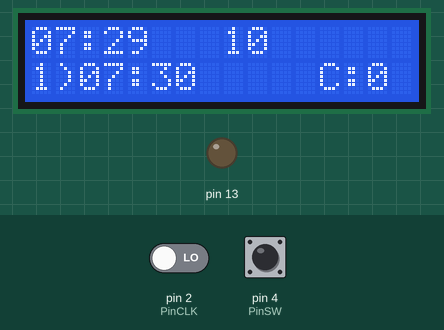
Bench run of a sketch on a simulated Arduino Uno, built with avr-gcc and run on an emulated ATmega328P. Parts: 16×2 character LCD, output pins drawn as LEDs (lit = HIGH). Inputs (shaded band) come from the test bench; at power-on: pin 4 (PinSW) HIGH, pin 2 (PinCLK) LOW.

Above: at 1.2 s.
1.3 s: pin 4 (PinSW) pulled LOW for 3.2 s
At 5.4 s:
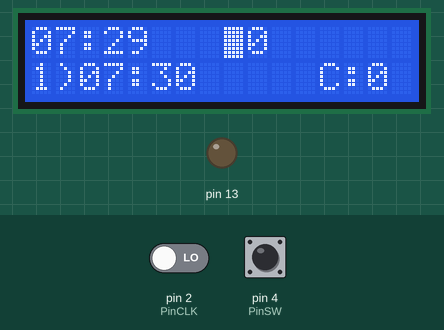
6.0 s: pin 4 (PinSW) pulled LOW for 1 s
At 8.3 s:
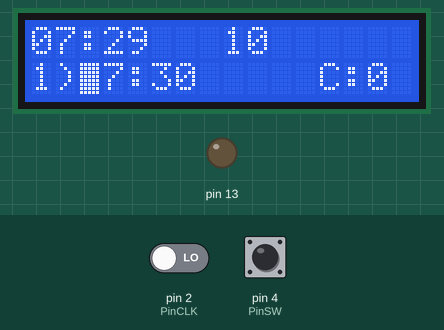
Timing chart, 0 to 9.8 s (numbered marks = the images above; inputs shaded):
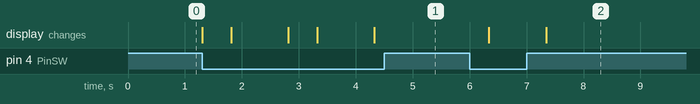

The sketch:

hranilica.ino
```cpp
// include the library code:
#include <TimeLib.h>
#include <LiquidCrystal_I2C.h>
#include <Wire.h>

// initialize the library with the numbers of the interface pins dor the LCD
LiquidCrystal_I2C lcd(0x3F,16,2);


volatile boolean TurnDetected;
volatile boolean up;
const int PinCLK=2;
const int PinDT=3;
const int PinSW=4;
const int buttonPin = A3;
int buttonState = 0;
int feedHour = 07;
int feedMinute = 30;
int feedTimer = 10;

int currentHours;
int currentMinutes;
int currentFeedHours;
int currentFeedMinutes;
int currentTimer;

int motor = 0;

int counter = 0;

// DEFINIRANJE VARIJABLI KOLIKO CE MOTOR BITI UPALJEN
unsigned long currentMillis;
long period = feedTimer * 1000; // VRIJEME BACANJA HRANE

void isr ()  {                    // Interrupt service routine is executed when a HIGH to LOW transition is detected on CLK
 if (digitalRead(PinCLK))         // this keeps an eye out for the rotary encoder being turned regardless of where the program is
   up = digitalRead(PinDT);       // currently exectuting - in other words, during the main loop this ISR will always be active
 else
   up = !digitalRead(PinDT);
 TurnDetected = true;
}


void setup ()  {
  pinMode(13,OUTPUT);
   // set up the LCD's number of columns and rows:
  lcd.init();
  lcd.backlight();
  // setup the Rotary encoder
 pinMode(PinCLK,INPUT);
 pinMode(PinDT,INPUT);
 pinMode(PinSW,INPUT);
 pinMode(buttonPin, INPUT);
 setTime(07, 29, 55, 26, 03, 2018);
 attachInterrupt (0,isr,FALLING);   // interrupt 0 is always connected to pin 2 on Arduino UNO


}

void loop ()  {  //Main program loop - most things in here!
    static long virtualPosition=0;    // without STATIC it does not count correctly!!!
    lcd.setCursor(0, 0);
    printDigits(hour()); //call to print digit function that adds leading zeros that may be missing
    lcd.print(":");
    printDigits(minute());
    lcd.setCursor(0,1);
    lcd.print("1)");
    printDigits(feedHour);
    lcd.print(":");
    printDigits(feedMinute);
    lcd.setCursor(8,0);
    printDigits(feedTimer);
    lcd.setCursor(12,1);
 lcd.print("C:");
 lcd.print(counter);


// MAIN BREAKOUT "IF" SECION BELOW THAT MONITORS THE PUSH BUTTON AND ENTERS PROGRAMMING IF IT'S PUSHED

 if (!(digitalRead(PinSW))) {      // check if pushbutton is pressed
                                   // if YES then enter the programming subroutine
    lcd.blink();   // Turn on the blinking cursor:
    currentHours = hour();  //needed or the hour will be zero each time you change the clock.
       do  {
            lcd.setCursor(0,0);   // put cursor at Time Hour
            delay(500);   // Delay needed or same button press will exit do-while as while is checking for another button push!
            if (TurnDetected)  {        // do this only if rotation was detected
            if (up)
              currentHours = currentHours + 1;
            else
            currentHours = currentHours - 1;
            TurnDetected = false;          // do NOT repeat IF loop until new rotation detected
                               }
            // Here I change the hour of time -

            setTime(currentHours,minute(),0,01,01,2011);
            lcd.setCursor(0, 0);
            printDigits(hour());  // then re-print the hour on the LCD
         } while ((digitalRead(PinSW)));  // do this "do" loop while the PinSW button is NOT pressed
         lcd.noBlink();
         delay(1000);

       //   SET THE MINS

        lcd.blink();   // Turn on the blinking cursor:
       currentMinutes = minute();  //needed or the minute will be zero each time you change the clock.
       do  {
       lcd.setCursor(3,0);   // put cursor at Time Mins
       delay(500);   // Delay needed or same button press will exit do-while as while is checking for another button push!
           if (TurnDetected)  {       // do this only if rotation was detected
            if (up)
              currentMinutes = currentMinutes + 1;
            else
            currentMinutes = currentMinutes - 1;
            TurnDetected = false;          // do NOT repeat IF loop until new rotation detected
                               }
            // Here I change the min of time -

            setTime(hour(),currentMinutes,0,01,01,2011);
            lcd.setCursor(3, 0);
            printDigits(minute());  // then re-print the min on the LCD
         } while ((digitalRead(PinSW)));
         lcd.noBlink();
         delay(1000);

       //   SET THE TIMER

       lcd.blink();   // Turn on the blinking cursor:
       currentTimer = feedTimer;  //needed or the qty will be zero.
       do  {
       lcd.setCursor(8,0);   // put cursor at QTY
       delay(500);   // Delay needed or same button press will exit do-while as while is checking for another button push!
           if (TurnDetected)  {       // do this only if rotation was detected
            if (up)
              currentTimer = currentTimer + 1;
            else
            currentTimer = currentTimer - 1;
            TurnDetected = false;          // do NOT repeat IF loop until new rotation detected
                               }
            // Here I change the feed qty
            feedTimer = currentTimer;
            period = feedTimer * 1000;
            lcd.setCursor(8, 0);
            printDigits(feedTimer);
           } while ((digitalRead(PinSW)));
         lcd.noBlink();
         delay(1000);

     //   SET THE Feed Hour

       lcd.blink();   // Turn on the blinking cursor:
       currentFeedHours = feedHour;  //needed or will be zero to start with.
       do  {
       lcd.setCursor(2,1);   // put cursor at feed1hour
       delay(500);   // Delay needed or same button press will exit do-while as while is checking for another button push!
           if (TurnDetected)  {       // do this only if rotation was detected
            if (up)
              currentFeedHours = currentFeedHours + 1;
            else
            currentFeedHours = currentFeedHours - 1;
            TurnDetected = false;          // do NOT repeat IF loop until new rotation detected
                               }
            // Here I change the feed1 hour
            feedHour = currentFeedHours;
            lcd.setCursor(2,1);
            printDigits(feedHour);
           } while ((digitalRead(PinSW)));
         lcd.noBlink();
         delay(1000);

      //   SET THE Feed Mins

       lcd.blink();   // Turn on the blinking cursor:
       currentFeedMinutes = feedMinute; //needed or will be zero to start with.
       do  {
       lcd.setCursor(5,1);   // put cursor at feed1minute
       delay(500);   // Delay needed or same button press will exit do-while as while is checking for another button push!
           if (TurnDetected)  {       // do this only if rotation was detected
            if (up)
              currentFeedMinutes = currentFeedMinutes + 15;
            else
            currentFeedMinutes = currentFeedMinutes - 15;
            TurnDetected = false;          // do NOT repeat IF loop until new rotation detected
                               }
            // Here I change the feed1 minute
            feedMinute = currentFeedMinutes;
            lcd.setCursor(5,1);
            printDigits(feedMinute);
           } while ((digitalRead(PinSW)));
         lcd.noBlink();
         delay(1000);

  }  // end of main IF rotary encoder push button checker

  if(hour() == feedHour && minute() == feedMinute && second() == 0) {
    motor = 1;
    currentMillis = millis();

  }

  if(motor == 1) {
    if(millis() < currentMillis + period) {
      digitalWrite(13,HIGH);
    } else {
      digitalWrite(13,LOW);
      motor = 0;
      counter = counter + 1;
    }
  }
}   // End of main Loop

void printDigits(int digits){   // utility function for digital clock display: prints leading 0
   if(digits < 10)
    lcd.print('0');
    lcd.print(digits);
 }
```

Measured:
- after the input at 1.3 s, pin 13: stays LOW (without the input it goes to HIGH after 3.8 s); the display: first changes at once (image 1 shows a later state)
- after the input at 6.0 s, the display: first changes after 0.34 s (image 2 shows a later state)
